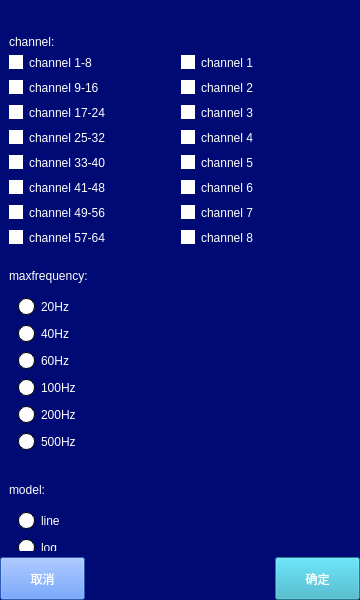
<?xml version="1.0" encoding="UTF-8"?>
<ui version="4.0">
 <class>common</class>
 <widget class="QWidget" name="common">
  <property name="geometry">
   <rect>
    <x>0</x>
    <y>0</y>
    <width>360</width>
    <height>600</height>
   </rect>
  </property>
  <property name="sizePolicy">
   <sizepolicy hsizetype="MinimumExpanding" vsizetype="MinimumExpanding">
    <horstretch>0</horstretch>
    <verstretch>0</verstretch>
   </sizepolicy>
  </property>
  <property name="windowTitle">
   <string>Form</string>
  </property>
  <property name="styleSheet">
   <string notr="true">*{
	background-color:rgb(0, 10, 117);
	color:rgb(255,255,255);
}

QGroupBox{
	border:none;
}
QScrollArea{
	border:none;
}
QRadioButton::indicator{
	width:15px;
	height:15px;
	border-radius:8px;
	border-style: solid;
	border-width: 1px;
	border-color: black;
}
QCheckBox::indicator:unchecked{
	background-color:rgb(255, 255, 255);
}
QCheckBox::indicator:checked {
	background-color:rgb(255, 170, 127);
}
QRadioButton::indicator:checked {
	background-color:rgb(255, 170, 127);
}
QRadioButton::indicator:unchecked {
	background-color:rgb(255, 255, 255);
}</string>
  </property>
  <layout class="QVBoxLayout" name="verticalLayout_9">
   <property name="leftMargin">
    <number>0</number>
   </property>
   <property name="topMargin">
    <number>0</number>
   </property>
   <property name="rightMargin">
    <number>0</number>
   </property>
   <property name="bottomMargin">
    <number>0</number>
   </property>
   <item>
    <widget class="QGroupBox" name="groupBox_8">
     <property name="minimumSize">
      <size>
       <width>0</width>
       <height>0</height>
      </size>
     </property>
     <property name="title">
      <string/>
     </property>
     <layout class="QHBoxLayout" name="horizontalLayout_15">
      <property name="leftMargin">
       <number>0</number>
      </property>
      <property name="topMargin">
       <number>0</number>
      </property>
      <property name="rightMargin">
       <number>0</number>
      </property>
      <property name="bottomMargin">
       <number>0</number>
      </property>
      <item>
       <layout class="QHBoxLayout" name="horizontalLayout">
        <item>
         <spacer name="horizontalSpacer">
          <property name="orientation">
           <enum>Qt::Horizontal</enum>
          </property>
          <property name="sizeHint" stdset="0">
           <size>
            <width>40</width>
            <height>20</height>
           </size>
          </property>
         </spacer>
        </item>
        <item>
         <widget class="QLabel" name="label">
          <property name="text">
           <string/>
          </property>
         </widget>
        </item>
        <item>
         <widget class="QLabel" name="label_2">
          <property name="text">
           <string/>
          </property>
         </widget>
        </item>
        <item>
         <spacer name="horizontalSpacer_2">
          <property name="orientation">
           <enum>Qt::Horizontal</enum>
          </property>
          <property name="sizeHint" stdset="0">
           <size>
            <width>40</width>
            <height>20</height>
           </size>
          </property>
         </spacer>
        </item>
       </layout>
      </item>
     </layout>
    </widget>
   </item>
   <item>
    <widget class="QScrollArea" name="scrollArea">
     <property name="sizePolicy">
      <sizepolicy hsizetype="MinimumExpanding" vsizetype="MinimumExpanding">
       <horstretch>0</horstretch>
       <verstretch>0</verstretch>
      </sizepolicy>
     </property>
     <property name="verticalScrollBarPolicy">
      <enum>Qt::ScrollBarAlwaysOff</enum>
     </property>
     <property name="horizontalScrollBarPolicy">
      <enum>Qt::ScrollBarAlwaysOff</enum>
     </property>
     <property name="widgetResizable">
      <bool>true</bool>
     </property>
     <widget class="QWidget" name="scrollAreaWidgetContents">
      <property name="geometry">
       <rect>
        <x>0</x>
        <y>0</y>
        <width>360</width>
        <height>1188</height>
       </rect>
      </property>
      <layout class="QVBoxLayout" name="verticalLayout_15">
       <property name="leftMargin">
        <number>0</number>
       </property>
       <property name="topMargin">
        <number>0</number>
       </property>
       <property name="rightMargin">
        <number>0</number>
       </property>
       <property name="bottomMargin">
        <number>0</number>
       </property>
       <item>
        <widget class="QGroupBox" name="channel">
         <property name="title">
          <string/>
         </property>
         <layout class="QVBoxLayout" name="verticalLayout_8">
          <property name="leftMargin">
           <number>9</number>
          </property>
          <property name="topMargin">
           <number>9</number>
          </property>
          <property name="rightMargin">
           <number>9</number>
          </property>
          <property name="bottomMargin">
           <number>9</number>
          </property>
          <item>
           <layout class="QHBoxLayout" name="horizontalLayout_2">
            <item alignment="Qt::AlignLeft|Qt::AlignTop">
             <widget class="QLabel" name="label_4">
              <property name="styleSheet">
               <string notr="true"/>
              </property>
              <property name="text">
               <string>channel:</string>
              </property>
             </widget>
            </item>
           </layout>
          </item>
          <item>
           <layout class="QHBoxLayout" name="horizontalLayout_3">
            <item>
             <widget class="QGroupBox" name="channel1to64">
              <property name="maximumSize">
               <size>
                <width>166</width>
                <height>16777215</height>
               </size>
              </property>
              <property name="title">
               <string/>
              </property>
              <layout class="QVBoxLayout" name="verticalLayout">
               <property name="spacing">
                <number>10</number>
               </property>
               <property name="leftMargin">
                <number>0</number>
               </property>
               <property name="topMargin">
                <number>0</number>
               </property>
               <property name="rightMargin">
                <number>0</number>
               </property>
               <property name="bottomMargin">
                <number>0</number>
               </property>
               <item>
                <widget class="QCheckBox" name="c1t8">
                 <property name="text">
                  <string>channel 1-8</string>
                 </property>
                 <property name="autoExclusive">
                  <bool>true</bool>
                 </property>
                </widget>
               </item>
               <item>
                <widget class="QCheckBox" name="c9t16">
                 <property name="text">
                  <string>channel 9-16</string>
                 </property>
                 <property name="autoExclusive">
                  <bool>true</bool>
                 </property>
                </widget>
               </item>
               <item>
                <widget class="QCheckBox" name="c17t24">
                 <property name="text">
                  <string>channel 17-24</string>
                 </property>
                 <property name="autoExclusive">
                  <bool>true</bool>
                 </property>
                </widget>
               </item>
               <item>
                <widget class="QCheckBox" name="c25t32">
                 <property name="maximumSize">
                  <size>
                   <width>16777215</width>
                   <height>16777215</height>
                  </size>
                 </property>
                 <property name="text">
                  <string>channel 25-32</string>
                 </property>
                 <property name="autoExclusive">
                  <bool>true</bool>
                 </property>
                </widget>
               </item>
               <item>
                <widget class="QCheckBox" name="c33t40">
                 <property name="text">
                  <string>channel 33-40</string>
                 </property>
                 <property name="autoExclusive">
                  <bool>true</bool>
                 </property>
                </widget>
               </item>
               <item>
                <widget class="QCheckBox" name="c41t48">
                 <property name="text">
                  <string>channel 41-48</string>
                 </property>
                 <property name="autoExclusive">
                  <bool>true</bool>
                 </property>
                </widget>
               </item>
               <item>
                <widget class="QCheckBox" name="c49t56">
                 <property name="text">
                  <string>channel 49-56</string>
                 </property>
                 <property name="autoExclusive">
                  <bool>true</bool>
                 </property>
                </widget>
               </item>
               <item>
                <widget class="QCheckBox" name="c57t64">
                 <property name="text">
                  <string>channel 57-64</string>
                 </property>
                 <property name="autoExclusive">
                  <bool>true</bool>
                 </property>
                </widget>
               </item>
              </layout>
             </widget>
            </item>
            <item alignment="Qt::AlignLeft">
             <widget class="QGroupBox" name="channelselect">
              <property name="title">
               <string/>
              </property>
              <layout class="QVBoxLayout" name="verticalLayout_2">
               <property name="spacing">
                <number>10</number>
               </property>
               <property name="leftMargin">
                <number>0</number>
               </property>
               <property name="topMargin">
                <number>0</number>
               </property>
               <property name="rightMargin">
                <number>0</number>
               </property>
               <property name="bottomMargin">
                <number>0</number>
               </property>
               <item>
                <widget class="QCheckBox" name="c1">
                 <property name="text">
                  <string>channel 1</string>
                 </property>
                 <property name="tristate">
                  <bool>false</bool>
                 </property>
                </widget>
               </item>
               <item>
                <widget class="QCheckBox" name="c2">
                 <property name="text">
                  <string>channel 2</string>
                 </property>
                </widget>
               </item>
               <item>
                <widget class="QCheckBox" name="c3">
                 <property name="text">
                  <string>channel 3</string>
                 </property>
                </widget>
               </item>
               <item>
                <widget class="QCheckBox" name="c4">
                 <property name="text">
                  <string>channel 4</string>
                 </property>
                </widget>
               </item>
               <item>
                <widget class="QCheckBox" name="c5">
                 <property name="text">
                  <string>channel 5</string>
                 </property>
                </widget>
               </item>
               <item>
                <widget class="QCheckBox" name="c6">
                 <property name="text">
                  <string>channel 6</string>
                 </property>
                </widget>
               </item>
               <item>
                <widget class="QCheckBox" name="c7">
                 <property name="text">
                  <string>channel 7</string>
                 </property>
                </widget>
               </item>
               <item>
                <widget class="QCheckBox" name="c8">
                 <property name="text">
                  <string>channel 8</string>
                 </property>
                </widget>
               </item>
              </layout>
             </widget>
            </item>
           </layout>
          </item>
         </layout>
        </widget>
       </item>
       <item>
        <widget class="QGroupBox" name="maxfrequency">
         <property name="title">
          <string/>
         </property>
         <layout class="QVBoxLayout" name="verticalLayout_10">
          <item>
           <layout class="QHBoxLayout" name="horizontalLayout_4">
            <property name="spacing">
             <number>6</number>
            </property>
            <item alignment="Qt::AlignLeft|Qt::AlignTop">
             <widget class="QLabel" name="label_6">
              <property name="text">
               <string>maxfrequency:</string>
              </property>
             </widget>
            </item>
           </layout>
          </item>
          <item>
           <layout class="QVBoxLayout" name="verticalLayout_16" stretch="0">
            <item>
             <widget class="QGroupBox" name="maxfrequency_box">
              <property name="title">
               <string/>
              </property>
              <layout class="QVBoxLayout" name="verticalLayout_3">
               <property name="spacing">
                <number>10</number>
               </property>
               <item>
                <widget class="QRadioButton" name="h20">
                 <property name="text">
                  <string>20Hz</string>
                 </property>
                </widget>
               </item>
               <item>
                <widget class="QRadioButton" name="h40">
                 <property name="text">
                  <string>40Hz</string>
                 </property>
                </widget>
               </item>
               <item>
                <widget class="QRadioButton" name="h60">
                 <property name="text">
                  <string>60Hz</string>
                 </property>
                </widget>
               </item>
               <item>
                <widget class="QRadioButton" name="h100">
                 <property name="text">
                  <string>100Hz</string>
                 </property>
                </widget>
               </item>
               <item>
                <widget class="QRadioButton" name="h200">
                 <property name="text">
                  <string>200Hz</string>
                 </property>
                </widget>
               </item>
               <item>
                <widget class="QRadioButton" name="h500">
                 <property name="text">
                  <string>500Hz</string>
                 </property>
                </widget>
               </item>
              </layout>
             </widget>
            </item>
           </layout>
          </item>
         </layout>
        </widget>
       </item>
       <item>
        <widget class="QGroupBox" name="model">
         <property name="title">
          <string/>
         </property>
         <layout class="QVBoxLayout" name="verticalLayout_11">
          <item>
           <layout class="QHBoxLayout" name="horizontalLayout_7">
            <item alignment="Qt::AlignLeft|Qt::AlignTop">
             <widget class="QLabel" name="label_8">
              <property name="text">
               <string>model:</string>
              </property>
             </widget>
            </item>
           </layout>
          </item>
          <item>
           <layout class="QVBoxLayout" name="verticalLayout_17" stretch="2">
            <item>
             <widget class="QGroupBox" name="modelbox">
              <property name="title">
               <string/>
              </property>
              <layout class="QVBoxLayout" name="verticalLayout_4">
               <property name="spacing">
                <number>10</number>
               </property>
               <item>
                <widget class="QRadioButton" name="line">
                 <property name="text">
                  <string>line</string>
                 </property>
                </widget>
               </item>
               <item>
                <widget class="QRadioButton" name="log">
                 <property name="text">
                  <string>log</string>
                 </property>
                </widget>
               </item>
              </layout>
             </widget>
            </item>
           </layout>
          </item>
         </layout>
        </widget>
       </item>
       <item>
        <widget class="QGroupBox" name="window">
         <property name="title">
          <string/>
         </property>
         <layout class="QVBoxLayout" name="verticalLayout_12">
          <item>
           <layout class="QVBoxLayout" name="verticalLayout_18" stretch="0,2">
            <item>
             <layout class="QHBoxLayout" name="horizontalLayout_9">
              <item alignment="Qt::AlignLeft|Qt::AlignTop">
               <widget class="QLabel" name="label_10">
                <property name="text">
                 <string>window:</string>
                </property>
               </widget>
              </item>
             </layout>
            </item>
            <item>
             <widget class="QGroupBox" name="windowbox">
              <property name="title">
               <string/>
              </property>
              <layout class="QVBoxLayout" name="verticalLayout_5">
               <property name="spacing">
                <number>10</number>
               </property>
               <item>
                <widget class="QRadioButton" name="min1">
                 <property name="text">
                  <string>1 min</string>
                 </property>
                </widget>
               </item>
               <item>
                <widget class="QRadioButton" name="min3">
                 <property name="text">
                  <string>3 min</string>
                 </property>
                </widget>
               </item>
               <item>
                <widget class="QRadioButton" name="min6">
                 <property name="text">
                  <string>6 min</string>
                 </property>
                </widget>
               </item>
               <item>
                <widget class="QRadioButton" name="min15">
                 <property name="text">
                  <string>15 min</string>
                 </property>
                </widget>
               </item>
               <item>
                <widget class="QRadioButton" name="min30">
                 <property name="text">
                  <string>30 min</string>
                 </property>
                </widget>
               </item>
              </layout>
             </widget>
            </item>
           </layout>
          </item>
         </layout>
        </widget>
       </item>
       <item>
        <widget class="QGroupBox" name="timelength">
         <property name="title">
          <string/>
         </property>
         <layout class="QVBoxLayout" name="verticalLayout_13">
          <item>
           <layout class="QHBoxLayout" name="horizontalLayout_11">
            <item>
             <widget class="QLabel" name="label_12">
              <property name="text">
               <string>timelength:</string>
              </property>
             </widget>
            </item>
           </layout>
          </item>
          <item>
           <layout class="QVBoxLayout" name="verticalLayout_19" stretch="2">
            <item>
             <widget class="QGroupBox" name="timelengthbox">
              <property name="title">
               <string/>
              </property>
              <layout class="QVBoxLayout" name="verticalLayout_6">
               <property name="spacing">
                <number>10</number>
               </property>
               <item>
                <widget class="QRadioButton" name="s1">
                 <property name="text">
                  <string>1 s</string>
                 </property>
                </widget>
               </item>
               <item>
                <widget class="QRadioButton" name="s3">
                 <property name="text">
                  <string>3 s</string>
                 </property>
                </widget>
               </item>
               <item>
                <widget class="QRadioButton" name="s5">
                 <property name="text">
                  <string>5 s</string>
                 </property>
                </widget>
               </item>
               <item>
                <widget class="QRadioButton" name="s10">
                 <property name="text">
                  <string>10 s</string>
                 </property>
                </widget>
               </item>
               <item>
                <widget class="QRadioButton" name="s20">
                 <property name="text">
                  <string>20 s</string>
                 </property>
                </widget>
               </item>
              </layout>
             </widget>
            </item>
           </layout>
          </item>
         </layout>
        </widget>
       </item>
       <item>
        <widget class="QGroupBox" name="scale">
         <property name="title">
          <string/>
         </property>
         <layout class="QVBoxLayout" name="verticalLayout_14">
          <item>
           <layout class="QHBoxLayout" name="horizontalLayout_13">
            <item alignment="Qt::AlignLeft|Qt::AlignTop">
             <widget class="QLabel" name="label_14">
              <property name="text">
               <string>scale:</string>
              </property>
             </widget>
            </item>
           </layout>
          </item>
          <item>
           <layout class="QVBoxLayout" name="verticalLayout_20" stretch="2">
            <item>
             <widget class="QGroupBox" name="scalebox">
              <property name="title">
               <string/>
              </property>
              <layout class="QVBoxLayout" name="verticalLayout_7">
               <property name="spacing">
                <number>10</number>
               </property>
               <item>
                <widget class="QRadioButton" name="uvauto">
                 <property name="text">
                  <string>auto</string>
                 </property>
                </widget>
               </item>
               <item>
                <widget class="QRadioButton" name="uv50">
                 <property name="text">
                  <string>50 uv</string>
                 </property>
                </widget>
               </item>
               <item>
                <widget class="QRadioButton" name="uv100">
                 <property name="text">
                  <string>100 uv</string>
                 </property>
                </widget>
               </item>
               <item>
                <widget class="QRadioButton" name="uv200">
                 <property name="text">
                  <string>200 uv</string>
                 </property>
                </widget>
               </item>
               <item>
                <widget class="QRadioButton" name="uv1000">
                 <property name="text">
                  <string>1000 uv</string>
                 </property>
                </widget>
               </item>
               <item>
                <widget class="QRadioButton" name="uv10000">
                 <property name="text">
                  <string>10000 uv</string>
                 </property>
                </widget>
               </item>
              </layout>
             </widget>
            </item>
           </layout>
          </item>
         </layout>
        </widget>
       </item>
      </layout>
     </widget>
    </widget>
   </item>
   <item>
    <layout class="QHBoxLayout" name="horizontalLayout_14">
     <item>
      <widget class="QPushButton" name="cancel">
       <property name="minimumSize">
        <size>
         <width>85</width>
         <height>43</height>
        </size>
       </property>
       <property name="styleSheet">
        <string notr="true">background-color: rgb(61, 127, 255);</string>
       </property>
       <property name="text">
        <string>取消</string>
       </property>
      </widget>
     </item>
     <item>
      <spacer name="horizontalSpacer_3">
       <property name="orientation">
        <enum>Qt::Horizontal</enum>
       </property>
       <property name="sizeHint" stdset="0">
        <size>
         <width>40</width>
         <height>20</height>
        </size>
       </property>
      </spacer>
     </item>
     <item>
      <widget class="QPushButton" name="done">
       <property name="minimumSize">
        <size>
         <width>85</width>
         <height>43</height>
        </size>
       </property>
       <property name="styleSheet">
        <string notr="true">background-color: rgb(48, 171, 195);</string>
       </property>
       <property name="text">
        <string>确定</string>
       </property>
      </widget>
     </item>
    </layout>
   </item>
  </layout>
 </widget>
 <resources/>
 <connections/>
</ui>
